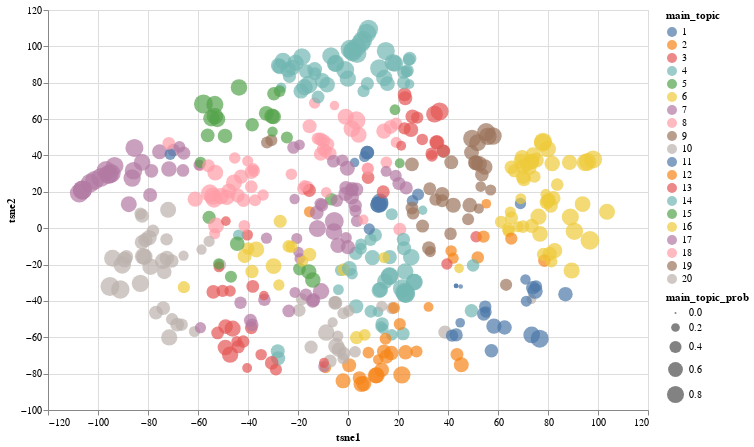

Notebook code for this chart:
### Code cell
relatos = relatos.assign(tsne1 = relatos_embedded[:,0], tsne2 = relatos_embedded[:,1])
width = 600
height = 400
alt.Chart(relatos.sample(500)).mark_circle(
    opacity = .7,
    size = 30
).encode(
    x = 'tsne1',
    y = 'tsne2', 
    color = 'main_topic:N',
    size = 'main_topic_prob',
    tooltip = ['relato', 'main_topic', 'main_topic_prob']
).interactive().properties(
    width=width,
    height=height
)

### Figure 1 — Vega-Lite specification as saved in the notebook (floating-point values rounded to 4 significant figures; data arrays with more than 128 entries replaced by an {"elided": "..."} marker saying what was removed)
{"config": {"view": {"continuousWidth": 300, "continuousHeight": 300}}, "data": {"name": "data-3433608f54ad0ae8fd7d929b0d15507c"}, "mark": {"type": "circle", "opacity": 0.7, "size": 30}, "encoding": {"color": {"field": "main_topic", "type": "nominal"}, "size": {"field": "main_topic_prob", "type": "quantitative"}, "tooltip": [{"field": "relato", "type": "nominal"}, {"field": "main_topic", "type": "quantitative"}, {"field": "main_topic_prob", "type": "quantitative"}], "x": {"field": "tsne1", "type": "quantitative"}, "y": {"field": "tsne2", "type": "quantitative"}}, "height": 400, "params": [{"name": "param_1", "select": {"type": "interval", "encodings": ["x", "y"]}, "bind": "scales"}], "width": 600, "$schema": "https://vega.github.io/schema/vega-lite/v5.17.0.json", "datasets": {"data-3433608f54ad0ae8fd7d929b0d15507c": {"elided": "500 records"}}}
